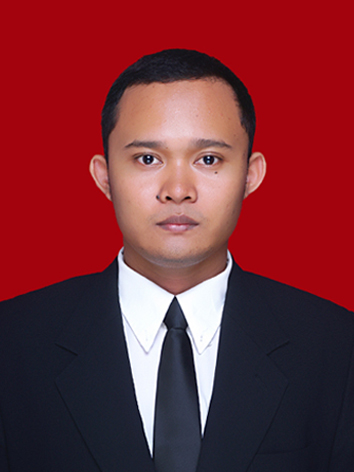
#> input picture andip.jpg, 354 x 472 px
$ jupyter execute HOG.ipynb
#> lines starting #> are read from the running program, lines starting #| are printed output that depends on the picture
#Importing libraries and required image

[cell 1]
import matplotlib.pyplot as plt
from skimage import io
from skimage import color
from skimage.transform import resize
import math
from skimage.feature import hog
import numpy as np

[cell 2]
img = resize(color.rgb2gray(io.imread("andip.jpg")), (128, 64))
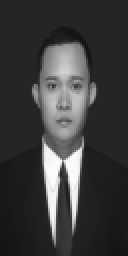
#> img: shape (128, 64) float64 (shown 2 times larger); min 0.0712, max 0.995, mean 0.242

#Visualization of image to be used

[cell 3]
plt.figure(figsize=(12, 6))
plt.imshow(img, cmap="gray")
plt.axis("off")
plt.show()

[cell 4]
img = np.array(img)

#Calculating gradient and angle of the image

[cell 5]
mag = []
theta = []
for i in range(128):
  magnitudeArray = []
  angleArray = []
  for j in range(64):
    # Condition for axis 0
    if j-1 <= 0 or j+1 >= 64:
      if j-1 <= 0:
        # Condition if first element
        Gx = img[i][j+1] - 0
      elif j + 1 >= len(img[0]):
        Gx = 0 - img[i][j-1]
    # Condition for first element
    else:
      Gx = img[i][j+1] - img[i][j-1]

    # Condition for axis 1
    if i-1 <= 0 or i+1 >= 128:
      if i-1 <= 0:
        Gy = 0 - img[i+1][j]
      elif i +1 >= 128:
        Gy = img[i-1][j] - 0
    else:
      Gy = img[i-1][j] - img[i+1][j]

    # Calculating magnitude
    magnitude = math.sqrt(pow(Gx, 2) + pow(Gy, 2))
    magnitudeArray.append(round(magnitude, 9))

    # Calculating angle
    if Gx == 0:
      angle = math.degrees(0.0)
    else:
      angle = math.degrees(abs(math.atan(Gy / Gx)))
    angleArray.append(round(angle, 9))
  mag.append(magnitudeArray)
  theta.append(angleArray)
#> after the loop, mag = 128 items; theta = 128 items

[cell 6]
mag = np.array(mag)
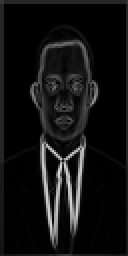
#> mag: shape (128, 64) float64 (shown 2 times larger); min 0, max 0.887, mean 0.0718

[cell 7]
theta = np.array(theta)
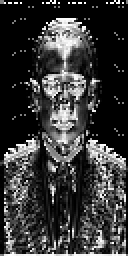
#> theta: shape (128, 64) float64 (shown 2 times larger); min 0, max 90, mean 20.3; drawn with min black and max white

#Visualization of magnitude of the image

[cell 8]
plt.figure(figsize=(12, 6))
plt.imshow(mag, cmap="gray")
plt.axis("off")
plt.show()

#Visualization of angle of the image

[cell 9]
plt.figure(figsize=(12, 6))
plt.imshow(theta, cmap="gray")
plt.axis("off")
plt.show()

[cell 10]
number_of_bins = 9
step_size = 180 / number_of_bins

##Function to calculate the $j^{th}$ bin

[cell 11]
def calculate_j(angle):
  temp = (angle / step_size) - 0.5
  j = math.floor(temp)
  return j

##Function to calculate the value of centre of $j^{th}$ bin

[cell 12]
def calculate_Cj(j):
  Cj = step_size * (j + 0.5)
  return round(Cj, 9)

##Function to calculate the value of $j^{th}$ bin

[cell 13]
def calculate_value_j(magnitude, angle, j):
  Cj = calculate_Cj(j+1)
  Vj = magnitude * ((Cj - angle) / step_size)
  return round(Vj, 9)

#Provides a 9 point histogram for 8x8 cells

[cell 14]
histogram_points_nine = []
for i in range(0, 128, 8):
  temp = []
  for j in range(0, 64, 8):
    magnitude_values = [[mag[i][x] for x in range(j, j+8)] for i in range(i,i+8)]
    angle_values = [[theta[i][x] for x in range(j, j+8)] for i in range(i, i+8)]
    for k in range(len(magnitude_values)):
      for l in range(len(magnitude_values[0])):
        bins = [0.0 for _ in range(number_of_bins)]
        value_j = calculate_j(angle_values[k][l])
        Vj = calculate_value_j(magnitude_values[k][l], angle_values[k][l], value_j)
        Vj_1 = magnitude_values[k][l] - Vj
        bins[value_j]+=Vj
        bins[value_j+1]+=Vj_1
        bins = [round(x, 9) for x in bins]
    temp.append(bins)
  histogram_points_nine.append(temp)
#> after the loop, histogram_points_nine = 16 items

[cell 15]
print(len(histogram_points_nine))
#| 16
print(len(histogram_points_nine[0]))
#| 8
print(len(histogram_points_nine[0][0]))
#| 9

#Provides a HOG feature vector for the 9 point histogram provided by making block from 2x2 blocks
##(1 block is made up of 8x8 cells)

[cell 16]
epsilon = 1e-05

[cell 17]
feature_vectors = []
for i in range(0, len(histogram_points_nine) - 1, 1):
  temp = []
  for j in range(0, len(histogram_points_nine[0]) - 1, 1):
    values = [[histogram_points_nine[i][x] for x in range(j, j+2)] for i in range(i, i+2)]
    final_vector = []
    for k in values:
      for l in k:
        for m in l:
          final_vector.append(m)
    k = round(math.sqrt(sum([pow(x, 2) for x in final_vector])), 9)
    final_vector = [round(x/(k + epsilon), 9) for x in final_vector]
    temp.append(final_vector)
  feature_vectors.append(temp)
#> this loop made 15 passes
#> after the loop, feature_vectors = 15 items

[cell 18]
print(len(feature_vectors))
#| 15
print(len(feature_vectors[0]))
#| 7
print(len(feature_vectors[0][0]))
#| 36

#Number of HOG features obtained

[cell 19]
print(f'Number of HOG features = {len(feature_vectors) * len(feature_vectors[0]) * len(feature_vectors[0][0])}')
#| Number of HOG features = 3780

$ run again, with DPSO.jpeg copied over andip.jpg
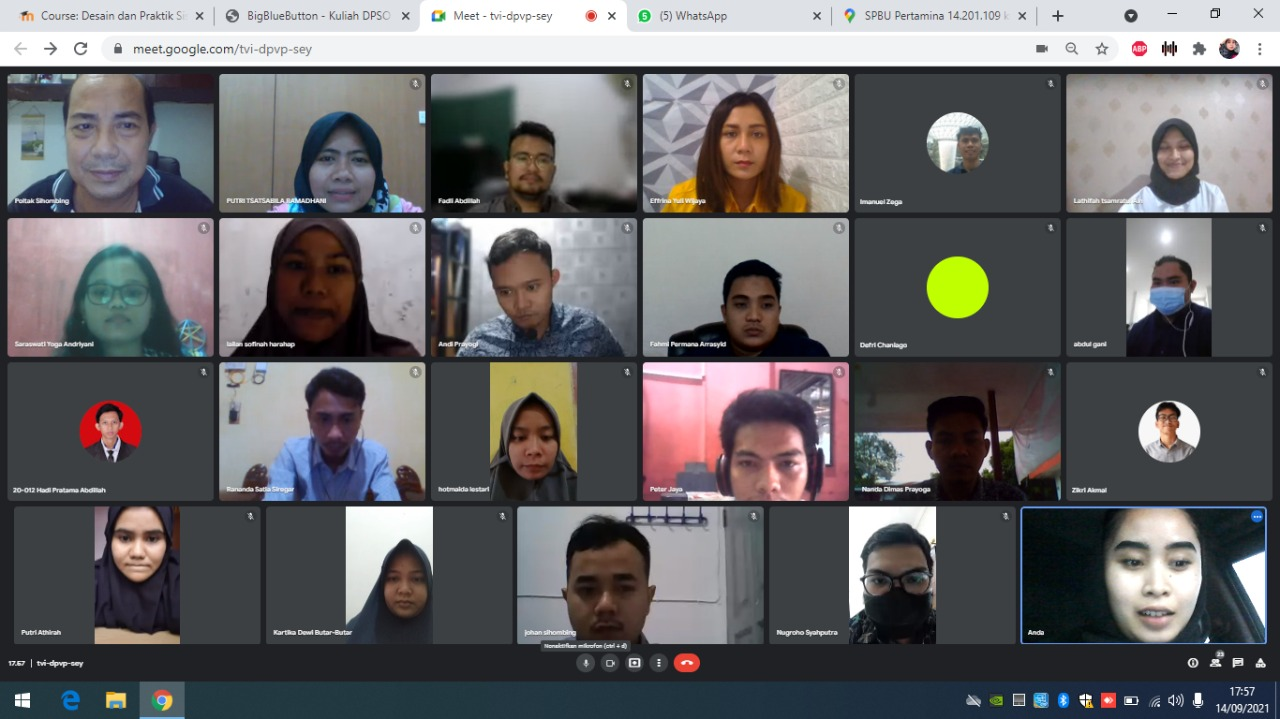
#> input picture DPSO.jpeg, 1280 x 719 px
#> `img = resize(color.rgb2gray(io.imread("andip.jpg")), (128, 64))`:
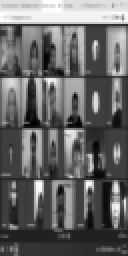
#> img: shape (128, 64) float64 (shown 2 times larger); min 0.00862, max 1, mean 0.406
#> after the loop `for i in range(128):`: mag = 128 items
#> `theta = np.array(theta)`:
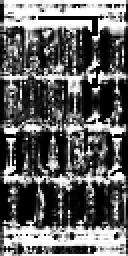
#> theta: shape (128, 64) float64 (shown 2 times larger); min 0, max 90, mean 34.9; drawn with min black and max white
#> after the loop `for i in range(0, 128, 8):`: histogram_points_nine = 16 items
#| 16
#| 8
#| 9
#> the loop `for i in range(0, len(histogram_points_nine) - 1, 1):` made 15 passes
#> after the loop `for i in range(0, len(histogram_points_nine) - 1, 1):`: feature_vectors = 15 items
#| 15
#| 7
#| 36
#| Number of HOG features = 3780
